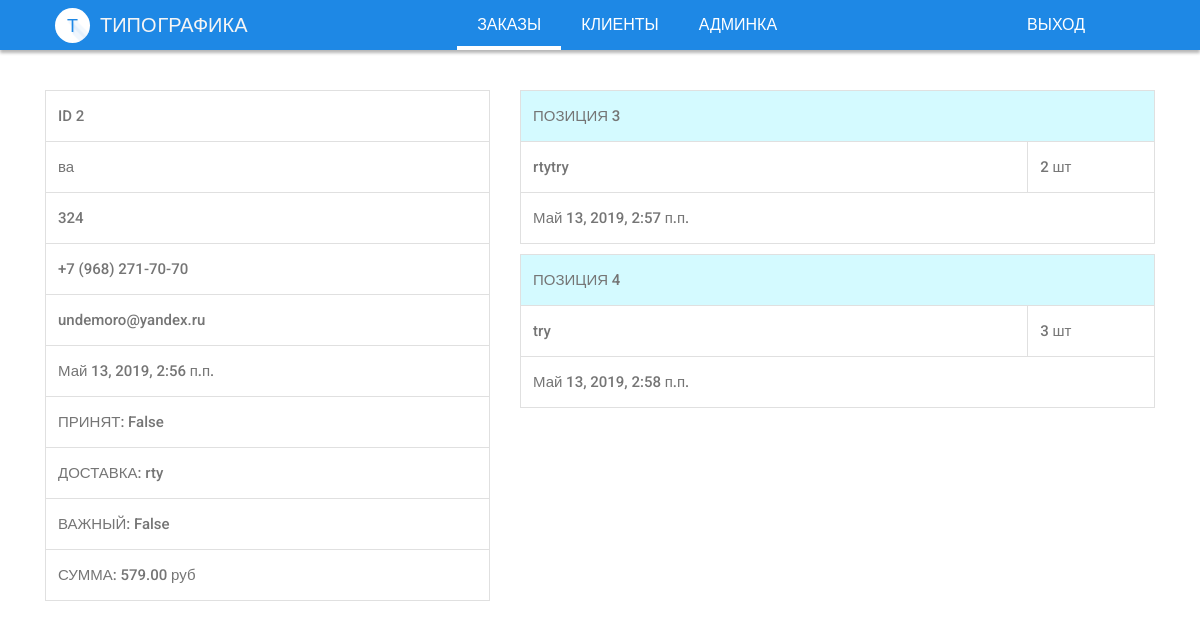
The app's page /crm/order/2 (signed in) with its own data.
### order/models.py (models this page shows, shortened)
class Order(models.Model):
    client = models.ForeignKey(Client, blank=True, null=True, on_delete=models.SET_NULL, verbose_name='Клиент')
    total_price = models.DecimalField('Стоимость заказа', max_digits=8, decimal_places=2,
                                      blank=True, null=True, default=0)
    order_received = models.DateTimeField('Дата принятия заказа', blank=True, null=True)
    is_vip = models.BooleanField('Вип заказ', default=False)
    comment = models.TextField('Коментарий', default='', blank=True, null=True)
    manager = models.ForeignKey(Manager, blank=True, null=True,verbose_name='Ведущий менеджер', on_delete=models.SET_NULL)
    is_money_received = models.BooleanField('Статус оплаты', default=False)
    is_manager_pay = models.BooleanField('Выплата менеджеру', default=False)
    is_complete = models.BooleanField('Заказ выполнен', default=False)
    order_all_time = models.DateTimeField('Срок сдачи заказа', blank=True, null=True)
    deadline = models.DateTimeField('Дата сдачи заказа', blank=True, null=True)
    delivery_address = models.TextField('Доставка заказа', default='', blank=True, null=True)
    class Meta:
        verbose_name = "Заказ"
        verbose_name_plural = "Заказы"

class ItemsInOrder(models.Model):
    order = models.ForeignKey(Order, blank=True, null=True, on_delete=models.SET_NULL, verbose_name='В заказе')
    status = models.ForeignKey(Status, blank=True, null=True, on_delete=models.SET_NULL, verbose_name='Статус')
    item_info = models.TextField('Содержание позиции', default='', blank=True, null=True)
    tirag = models.IntegerField('Тираж', default=0, blank=True, null=True)
    comment = models.TextField('Коментарий', default='', blank=True, null=True)
    order_all_time = models.DateTimeField('Срок сдачи ', blank=True, null=True)
    deadline = models.DateTimeField('Дата сдачи ', blank=True, null=True)
    price = models.DecimalField('Стоимость позиции', max_digits=8, decimal_places=2, blank=True, null=True)
    class Meta:
        verbose_name = "Позиция в заказе"
        verbose_name_plural = "Позиции в заказах"

### client/models.py (models this page shows, shortened)
class Client(models.Model):
    name = models.CharField('Ф.И.О.', max_length=50, blank=False, null=True, default='')
    firm = models.CharField('Организация', max_length=50, blank=True, null=True, default='')
    email = models.EmailField('email address', unique=True)
    phone = models.CharField('Телефон', max_length=50, blank=False, null=True, default='')
    firm_address = models.TextField('Адрес организации',default='', blank=True, null=True)
    personal_address = models.TextField('Личный адрес', default='', blank=True, null=True)
    comment = models.TextField('Комментарий к клиенту', default='', blank=True, null=True)
    manager = models.ForeignKey(Manager, blank=True, null=True, on_delete=models.CASCADE, verbose_name='Ведущий менеджер')
    class Meta:
        verbose_name = "Клиент"
        verbose_name_plural = "Клиенты"

### crm/views.py (the view)
# urls.py: path('order/<order_id>', views.order, name='order'),
@login_required
def order(request, order_id):
    order = Order.objects.get(id=order_id)
    return render(request, 'crm/order.html', locals())

### templates/crm/order.html
{% extends 'basic.html' %}
{% load static %}
{% block content %}
    <div class="container">
    <div class="row">
        <div class="col-5">
            <table class="table table-bordered">
                      <tbody>
                        <tr>
                          <td>ID {{ order.id }}</td>
                        </tr>
                      <tr>
                          <td>{{ order.client.name }} </td>
                        </tr>
                      <tr>
                          <td>
                              {{ order.client.firm }}
                          </td>
                      </tr>
                        <tr>
                          <td>
                              {{ order.client.phone }}
                          </td>
                      </tr>
                        <tr>
                          <td>
                               {{ order.client.email }}
                          </td>
                      </tr>
                        <tr>
                          <td>
                               {{ order.order_received }}
                          </td>
                      </tr>
                        <tr>
                          <td>
                              ПРИНЯТ: {{ order.is_money_received }}
                          </td>
                      </tr>
                        <tr>
                          <td>
                              ДОСТАВКА: {{ order.delivery_address}}
                          </td>
                      </tr>
                        <tr>
                          <td>
                             ВАЖНЫЙ: {{ order.is_vip}}
                          </td>
                      </tr>
                       <tr>
                          <td>
                              СУММА: {{ order.total_price}} руб
                          </td>
                      </tr>
                      </tbody>
                    </table>
        </div>
         <div class="col-7">
            {% for item in order.itemsinorder_set.all %}
 <table class="table table-bordered">
                      <tbody>
                        <tr class="info">
                          <td colspan="2" >ПОЗИЦИЯ  {{ item.id }}</td>
                        </tr>
                      <tr>
                          <td style="width: 80%">{{ item.item_info }}</td>
                          <td>{{ item.tirag }} шт</td>
                        </tr>
                      <tr>
                          <td colspan="2">{{ item.deadline }}</td>
                      </tr>
                      </tbody>
                    </table>
             {% endfor %}
        </div>
    </div>
    </div>
{% endblock %}

### records on screen
Order: id "2", client.name "ва", client.firm "324", client.phone "+7 (968) 271-70-70", client.email "undemoro@yandex.ru", order_received "Май 13, 2019, 2:56 п.п.", is_money_received "False", delivery_address "rty", is_vip "False", total_price "579.00"
ItemsInOrder: id "3", item_info "rtytry", tirag "2", deadline "Май 13, 2019, 2:57 п.п."
ItemsInOrder: id "4", item_info "try", tirag "3", deadline "Май 13, 2019, 2:58 п.п."
